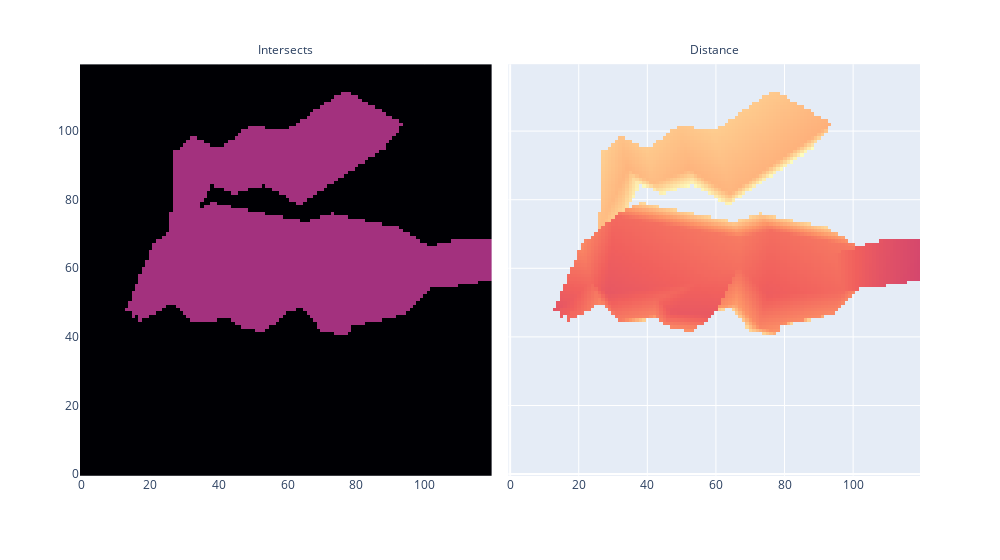

The notebook cell saved with this chart:
### Code cell
def raytrace_mesh(
    rays: Float[Tensor, "nrays rayPoints=2 dims=3"], triangles: Float[Tensor, "ntriangles trianglePoints=3 dims=3"]
) -> Float[Tensor, "nrays"]:
    """
    For each ray, return the distance to the closest intersecting triangle, or infinity.
    """
    

    NR = rays.shape[0]

    A, B, C = e.repeat(triangles, "ntr pts dims -> pts nrays ntr dims", nrays=NR)
    O, D = e.repeat(rays, "nrays raypoint dims -> raypoint nrays ntr dims", ntr=A.shape[1])

    mat = t.stack([- D, B - A, C - A], -1)

    dets = t.linalg.det(mat)
    is_singular = dets.abs() < 1e-8
    mat[is_singular] = t.eye(3)

    vec = O - A

    sol = t.linalg.solve(mat, vec)
    s, u, v = sol.unbind(dim=-1)

    s[~((u >= 0) & (v >= 0) & (u + v <= 1) & ~is_singular)] = float("inf")

    return e.reduce(s, "a b -> a", "min")

triangles = t.load(section_dir / "pikachu.pt", weights_only=True)

num_pixels_y = 120
num_pixels_z = 120
y_limit = z_limit = 1

rays = make_rays_2d(num_pixels_y, num_pixels_z, y_limit, z_limit)
rays[:, 0] = t.tensor([-2, 0.0, 0.0])
dists = raytrace_mesh(rays, triangles)
intersects = t.isfinite(dists).view(num_pixels_y, num_pixels_z)
dists_square = dists.view(num_pixels_y, num_pixels_z)
img = t.stack([intersects, dists_square], dim=0)

fig = px.imshow(img, facet_col=0, origin="lower", color_continuous_scale="magma", width=1000)
fig.update_layout(coloraxis_showscale=False)
for i, text in enumerate(["Intersects", "Distance"]):
    fig.layout.annotations[i]["text"] = text
fig.show()

### Figure 1 — Plotly figure (JSON) as saved in the notebook; plotly's stock layout.template omitted (floating-point values rounded to 4 significant figures; data arrays with more than 128 entries replaced by an {"elided": "..."} marker saying what was removed)
{"data": [{"coloraxis": "coloraxis", "hovertemplate": "x: %{x}<br>y: %{y}<br>color: %{z}<extra></extra>", "name": "0", "type": "heatmap", "xaxis": "x", "yaxis": "y", "z": {"elided": "120x120 int values"}}, {"coloraxis": "coloraxis", "hovertemplate": "x: %{x}<br>y: %{y}<br>color: %{z}<extra></extra>", "name": "1", "type": "heatmap", "xaxis": "x2", "yaxis": "y2", "z": {"elided": "120x120 float values"}}], "layout": {"annotations": [{"font": {}, "showarrow": false, "text": "Intersects", "x": 0.245, "xanchor": "center", "xref": "paper", "y": 1, "yanchor": "bottom", "yref": "paper"}, {"font": {}, "showarrow": false, "text": "Distance", "x": 0.755, "xanchor": "center", "xref": "paper", "y": 1, "yanchor": "bottom", "yref": "paper"}], "coloraxis": {"colorscale": [[0, "#000004"], [0.1111, "#180f3d"], [0.2222, "#440f76"], [0.3333, "#721f81"], [0.4444, "#9e2f7f"], [0.5556, "#cd4071"], [0.6667, "#f1605d"], [0.7778, "#fd9668"], [0.8889, "#feca8d"], [1, "#fcfdbf"]], "showscale": false}, "margin": {"t": 60}, "width": 1000, "xaxis": {"anchor": "y", "constrain": "domain", "domain": [0, 0.49], "scaleanchor": "y"}, "xaxis2": {"anchor": "y2", "domain": [0.51, 1], "matches": "x"}, "yaxis": {"anchor": "x", "autorange": true, "constrain": "domain", "domain": [0, 1]}, "yaxis2": {"anchor": "x2", "domain": [0, 1], "matches": "y", "showticklabels": false}}}
